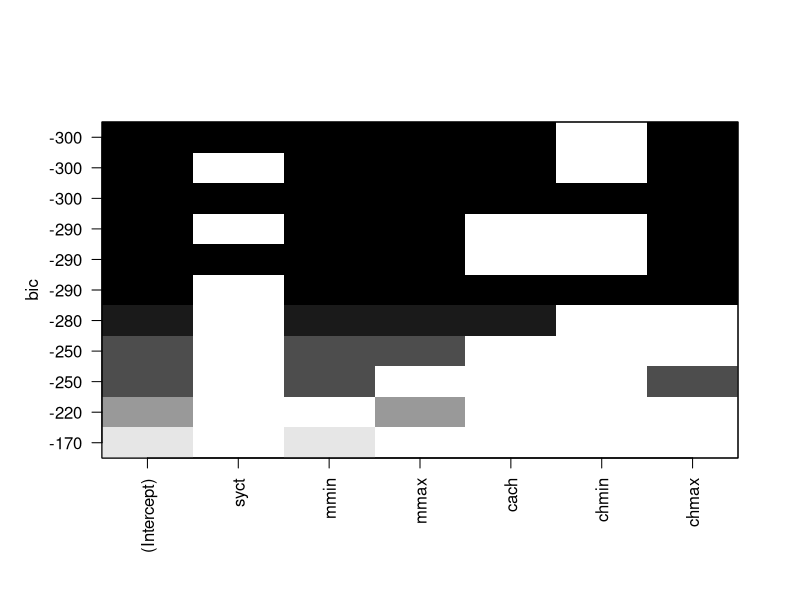
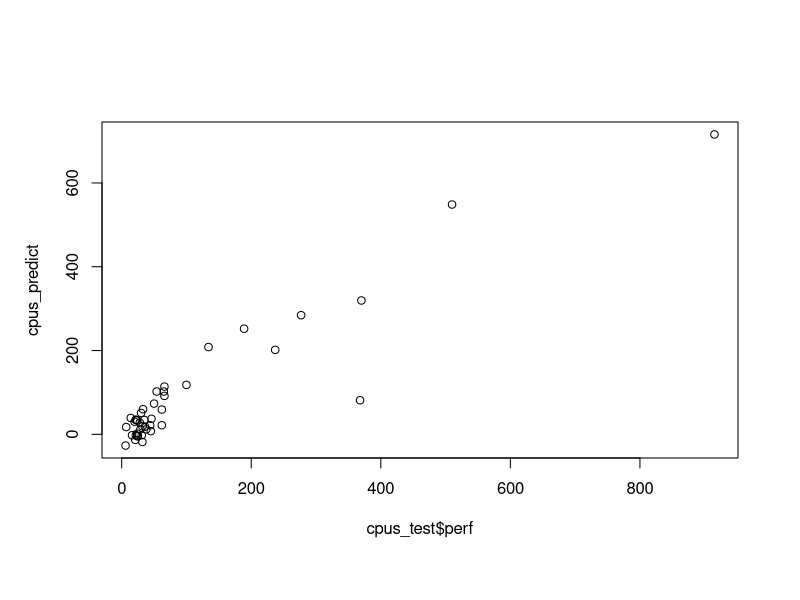

The R source for these figures, in order:
#6
library(tidyr)
library(dplyr)
library(ggplot2)


library(MASS)
data(cpus)
#这一题的思路由蒋浩同学提供
sample_index <- sample(nrow(cpus),nrow(cpus)*0.8)
cpus_train <- cpus[sample_index,]
cpus_test  <- cpus[-sample_index,]

library(leaps)
subset_result <- regsubsets(perf~ syct+mmin+mmax+cach+chmin+chmax, data=cpus_train,
                            nbest=2, nvmax = 6)
plot(subset_result, scale="bic")

#2
model_cpus <- lm( perf ~ syct+mmin+mmax+cach+chmax, data=cpus_train )
#predict函数是蒋浩同学讲解的
cpus_predict <- predict(model_cpus,cpus_test)
plot(cpus_test$perf, cpus_predict)

#求相对平均偏差是蒋浩同学讲解
mean_bias<-(mean(cpus_predict) - mean(cpus_test$perf))/
  mean(cpus_test$perf)*100
print(paste("The relative average deviation is",mean_bias,"%"))

# good work
# using "mean(cpus_predict - cpus_test$perf)" may be more suitable in this problem
